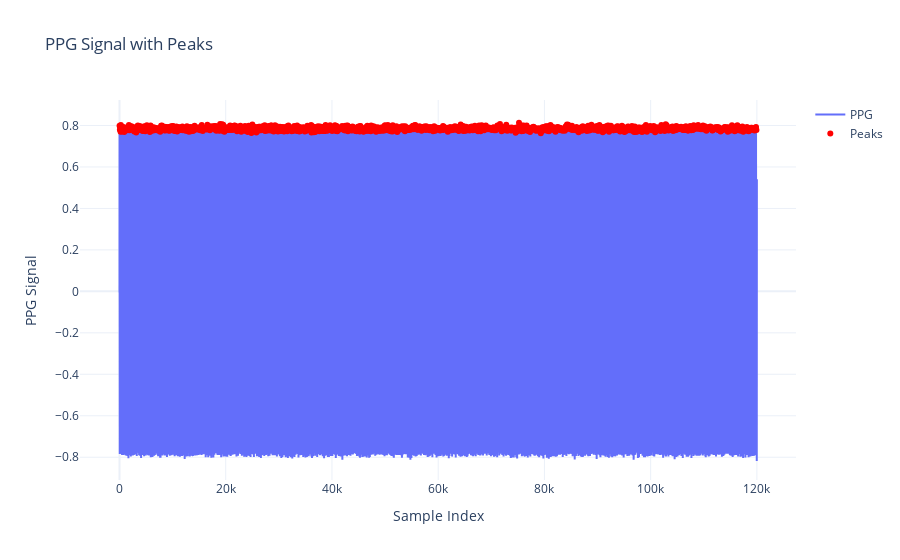

Notebook code for this chart:
### Code cell
# -----------PLOTING PEAKS ON PPG SIGNALS-----

import pandas as pd
import plotly.graph_objects as go
from scipy.signal import find_peaks

# Prepare PPG data
df['ppg_signal'] = df['ppg_signal'].apply(lambda x: eval(x) if isinstance(x, str) else x)
merged_df = df.explode('ppg_signal').reset_index(drop=True)
merged_df['ppg_signal'] = pd.to_numeric(merged_df['ppg_signal'], errors='coerce')
ppg = merged_df['ppg_signal'].values

# Find peaks
peaks, _ = find_peaks(ppg, distance=30, prominence=0.1)

# Plot
fig = go.Figure()
fig.add_trace(go.Scatter(y=ppg, mode='lines', name='PPG'))
fig.add_trace(go.Scatter(x=peaks, y=ppg[peaks], mode='markers', name='Peaks',
                         marker=dict(color='red', size=6)))
fig.update_layout(title='PPG Signal with Peaks', xaxis_title='Sample Index',
                  yaxis_title='PPG Signal', template='plotly_white')
fig.show()

### Figure 1 — Plotly figure (JSON) as saved in the notebook; plotly's stock layout.template omitted (floating-point values rounded to 4 significant figures; data arrays with more than 128 entries replaced by an {"elided": "..."} marker saying what was removed)
{"data": [{"mode": "lines", "name": "PPG", "type": "scatter", "y": {"elided": "120000 float values"}}, {"marker": {"color": "red", "size": 6}, "mode": "markers", "name": "Peaks", "type": "scatter", "x": {"elided": "1579 int values"}, "y": {"elided": "1579 float values"}}], "layout": {"title": {"text": "PPG Signal with Peaks"}, "xaxis": {"title": {"text": "Sample Index"}}, "yaxis": {"title": {"text": "PPG Signal"}}}}
